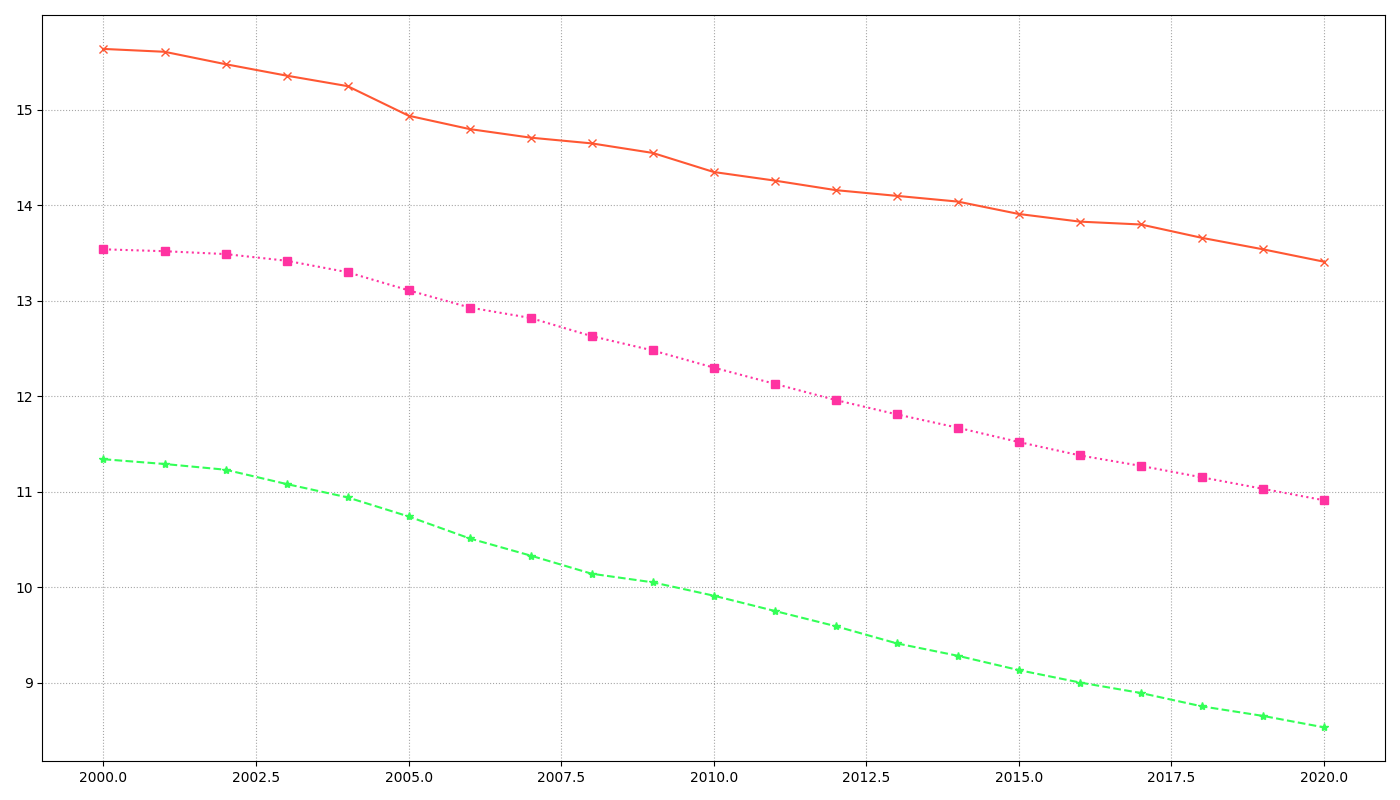

Source code (Python):
import matplotlib.pyplot as plt
import numpy as np

years = np.arange(2000, 2021)

march_extent = [15.64, 15.61, 15.48, 15.36, 15.25, 14.94, 14.80, 14.71, 14.65, 14.55, 14.35, 14.26, 14.16, 14.10, 14.04, 13.91, 13.83, 13.80, 13.66, 13.54, 13.41]
june_extent = [11.34, 11.29, 11.23, 11.08, 10.94, 10.74, 10.51, 10.33, 10.14, 10.05, 9.91, 9.75, 9.59, 9.41, 9.28, 9.13, 9.00, 8.89, 8.75, 8.65, 8.53]
# september_extent = [6.41, 6.37, 6.30, 6.14, 5.97, 5.75, 5.55, 5.36, 5.20, 5.10, 4.92, 4.76, 4.63, 4.50, 4.38, 4.24, 4.12, 4.00, 3.88, 3.76, 3.67]
december_extent = [13.54, 13.52, 13.49, 13.42, 13.30, 13.11, 12.93, 12.82, 12.63, 12.48, 12.30, 12.13, 11.96, 11.81, 11.67, 11.52, 11.38, 11.27, 11.15, 11.03, 10.91]

fig, ax = plt.subplots(figsize=(14, 8))

new_colors = ['#ff5733', '#33ff57', '#ff33a1']
extents = [march_extent, june_extent, december_extent]
markers = ['x', '*', 's'] 
linestyles = ['-', '--', ':'] 

for extent, color, marker, linestyle in zip(extents, new_colors, markers, linestyles):
    ax.plot(years, extent, color=color, marker=marker, linestyle=linestyle, linewidth=1.5)

ax.grid(True, linestyle=':', which='major', color='grey', alpha=0.7)

plt.tight_layout()

plt.show()
